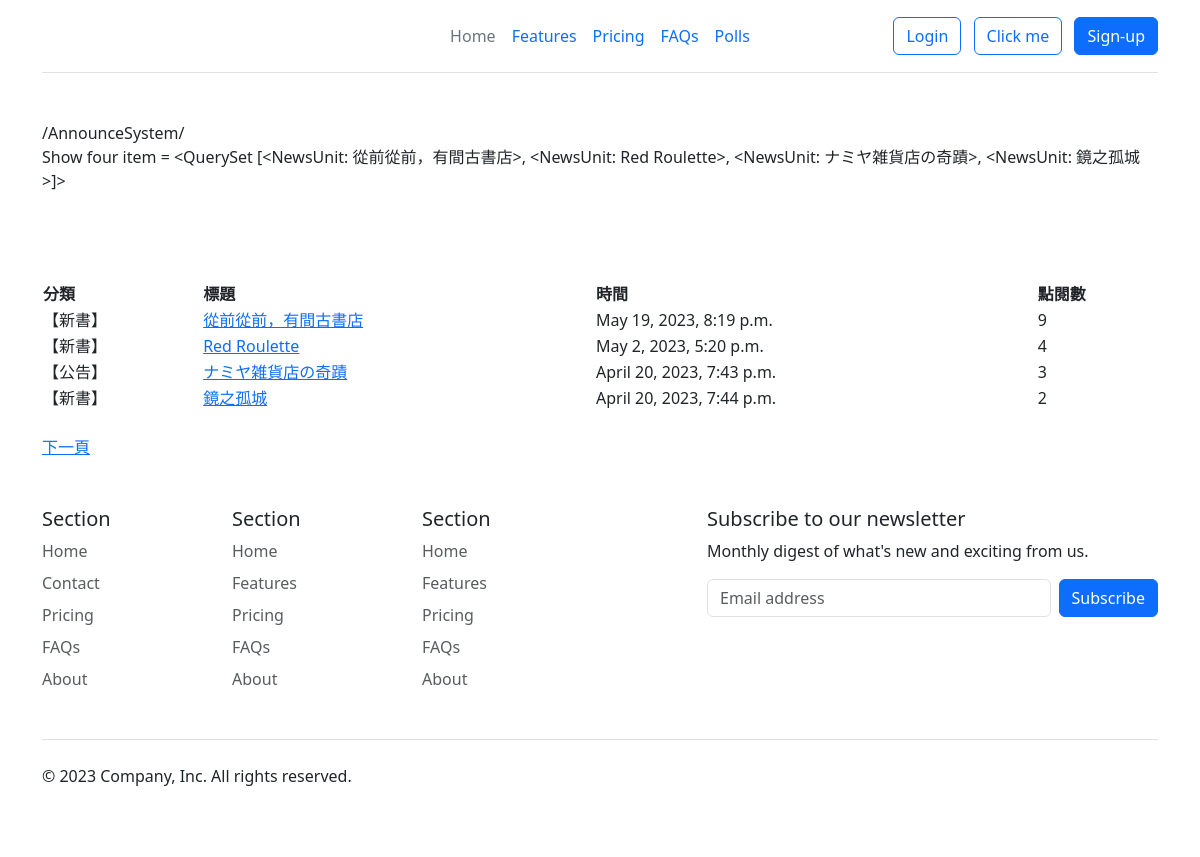
/AnnounceSystem/, run on an earlier commit of the app's database.
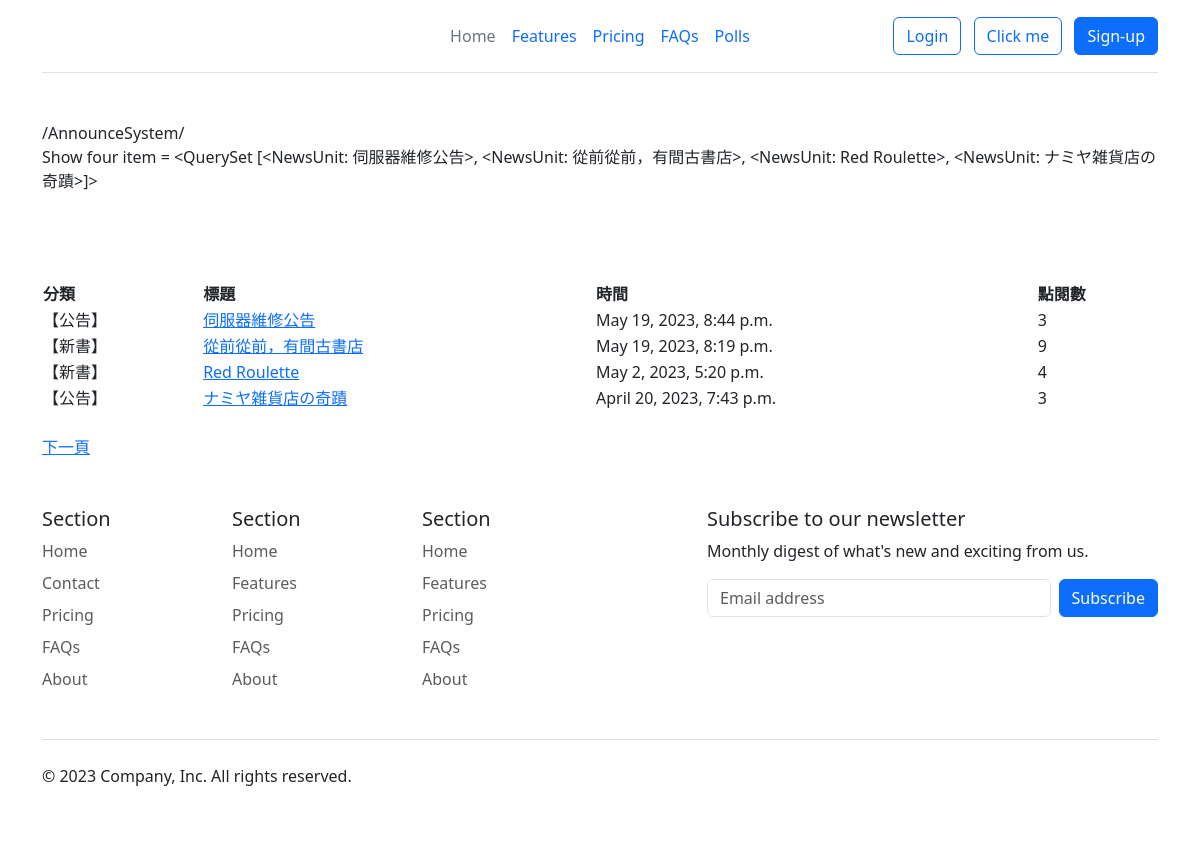
And on a later commit of the database.
### AnnounceSystem/models.py (models this page shows)
class NewsUnit(models.Model):
    catego = models.CharField(max_length=10, null=False)
    nickname = models.CharField(max_length=20, null=False)
    title = models.CharField(max_length=50, null=False)
    message = models.TextField(null=False)
    pubtime = models.DateTimeField(auto_now=True)
    enabled = models.BooleanField(default=False)
    press = models.IntegerField(default=0)
    def __str__(self):
        return self.title

### AnnounceSystem/views.py (the view)
# urls.py: path('', views.index, name='index'),
def index(request, pageindex=None):
    global page1  #重複開啟本網頁時需保留 page1 的值
    pagesize = 4  #每頁顯示的資料筆數
    newsall = NewsUnit.objects.all().order_by('-id')  #讀取新聞資料表,依時間遞減排序
    datasize = len(newsall)  #新聞筆數
    totpage = math.ceil(datasize / pagesize)  #總頁數
    if pageindex==None:  #無參數
        page1 = 1
        newsunits = NewsUnit.objects.filter(enabled=False).order_by('-id')[:pagesize]
    elif pageindex=='1':  #上一頁
        start = (page1-2)*pagesize  #該頁第1筆資料
        if start >= 0:  #有前頁資料就顯示
            newsunits = NewsUnit.objects.filter(enabled=False).order_by('-id')[start:(start+pagesize)]
            page1 -= 1
    elif pageindex=='2':  #下一頁
        start = page1*pagesize  #該頁第1筆資料
        if start < datasize:  #有下頁資料就顯示
            newsunits = NewsUnit.objects.filter(enabled=False).order_by('-id')[start:(start+pagesize)]
            page1 += 1
    elif pageindex=='3':  #由詳細頁面返回首頁
        start = (page1-1)*pagesize  #取得原有頁面第1筆資料
        newsunits = NewsUnit.objects.filter(enabled=False).order_by('-id')[start:(start+pagesize)]
    currentpage = page1  #將目頁前頁面以區域變數傳回html
    return render(request, "AnnounceSystem/index.html", locals())

### AnnounceSystem/templates/AnnounceSystem/index.html (shortened to what this page needs)
{% extends 'AnnounceSystem/base.html' %}
{% load static %}
{% block content %}
<h1>{{message}}</h1><br>
{{request.get_full_path}}<br>
<p>Show four item = {{newsunits}} </p><br><br><br>
<div class="contentbox">
    <table width="100%">
    <tr>
        <th align="left">分類</th>
        <th align="left">標題</th>
        <th align="left">時間</th>
        <th align="left">點閱數</th>
    </tr>
    {% for unit in newsunits %}
        <tr class="alt">
            <td><div class="typeblock">【{{ unit.catego }}】</div></td>
            <td><a href="{% url 'AnnounceSystem:detail' unit.id %}">{{ unit.title }}</a></td>
            <td>{{ unit.pubtime }}</td>
            <td>{{ unit.press }}</td>
        </tr>
    {% empty %}
        {% comment %} 當迴圈為空值時 {% endcomment %}
        <div class="status warning">
            <p><span>注意 !</span> 目前新聞資料庫中沒有任何資料！</p>
        </div>
    {% endfor %}
    </table>
    <br>
    <div class="topfunction">
        {% if currentpage < totpage %}
            <a href="{% url 'AnnounceSystem:index' pageindex=2 %} " title="下一頁">下一頁</a>
        {% endif %}
    </div>
</div>
{% endblock content %}

What changed in the data, as far as the page shows it:
no longer on this page (row unchanged): NewsUnit: catego "新書", title "鏡之孤城", pubtime "April 20, 2023, 7:44 p.m.", press "2"
now on this page (row edited): NewsUnit: title.title "<QuerySet [<NewsUnit: 伺服器維修公告>, <NewsUnit: 從前從前，有間古書店>, <NewsUnit: Red Roulette>, <NewsUnit: ナミヤ雑貨店の奇蹟>]>", catego "公告", title "伺服器維修公告", pubtime "May 19, 2023, 8:44 p.m.", press "3"
Also different on the page:
{{ newsunits }}: "<QuerySet [<NewsUnit: 從前從前，有間古書店>, <NewsUnit: Red Roulette>, <NewsUnit: ナミヤ雑貨店の奇蹟>, <NewsUnit: 鏡之孤城>]>" → "<QuerySet [<NewsUnit: 伺服器維修公告>, <NewsUnit: 從前從前，有間古書店>, <NewsUnit: Red Roulette>, <NewsUnit: ナミヤ雑貨店の奇蹟>]>"
